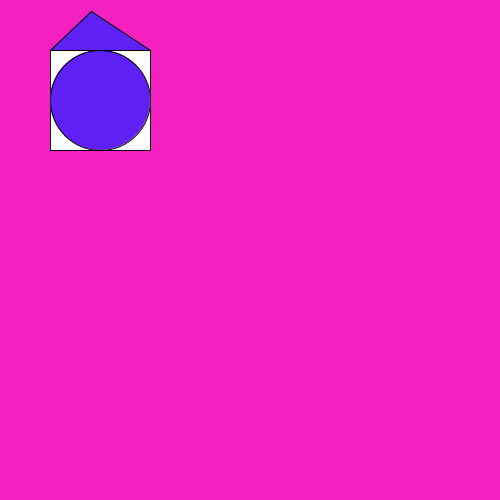
Frame 1 (no input)
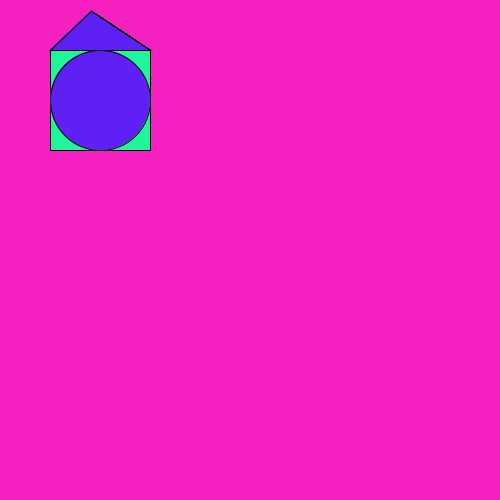
Frame 60 (the mouse pressed at the canvas centre just before this capture)
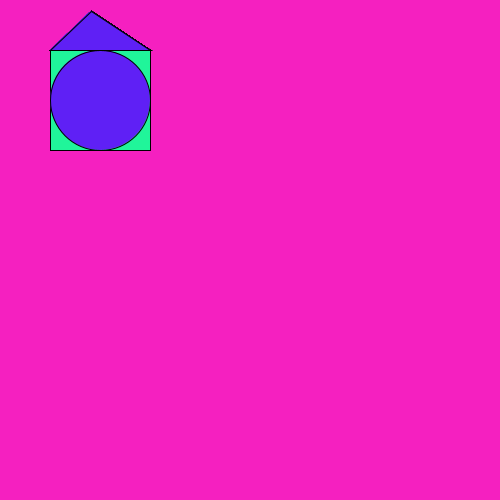
Frame 120 (the mouse held since frame 60 and released just before this capture)

The Processing sketch that drew these frames (run headless with seeded random() and noise(); from frame 60 on, the mouse is pressed at the canvas centre):

// Processing sketch: House
// ── House.pde
void setup(){

size(500,500);
background(#F520C0)
;}

void draw(){  rect(50,50,100,100);
fill(#5F20F5);
ellipse(100,100,100,100);
triangle(91,11,150,50,50,50);
println(mouseX);
println(mouseY);
println();
fill(#20F59A);}
